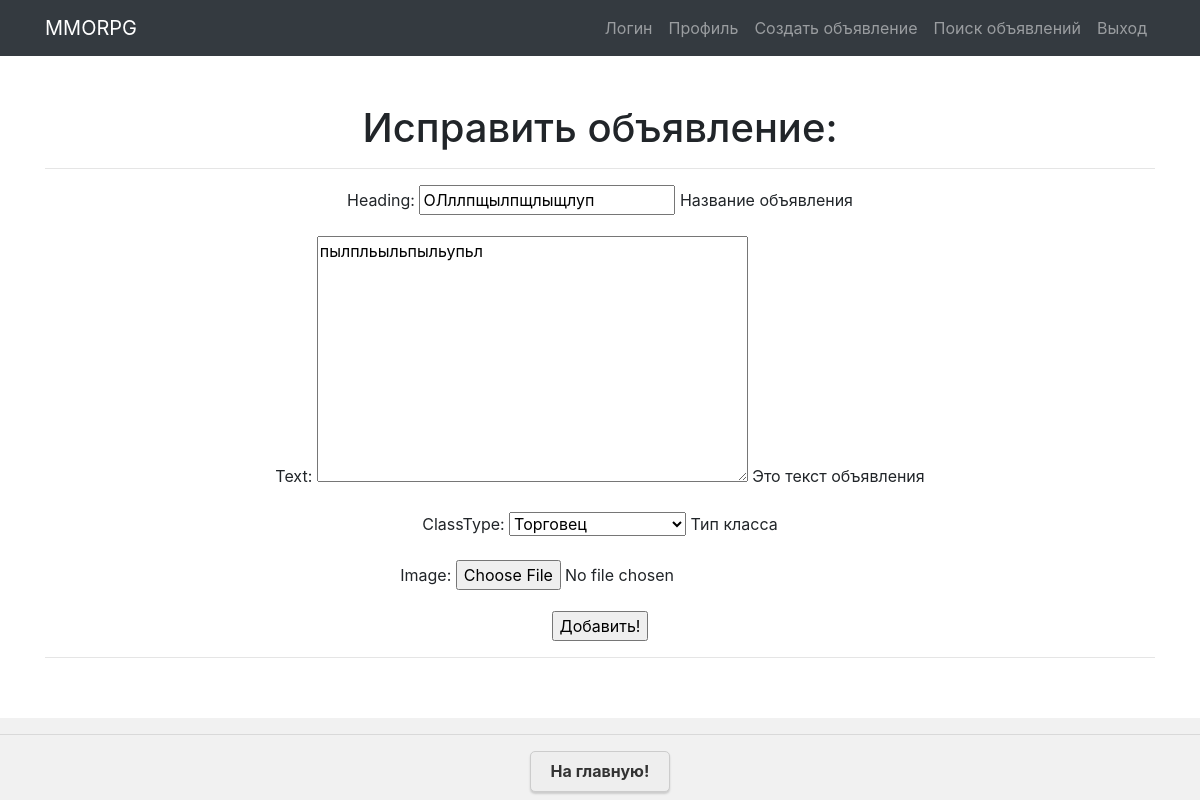
Page /23/update/ on the committed database.
### appmmo/models.py (models this page shows, shortened)
class Advertisement(models.Model):
    tank = 'TK'
    heal = 'HL'
    dd = 'DD'
    trader = 'TD'
    guild_masters = 'GM'
    quest_giver = 'KG'
    blacksmith = 'BS'
    the_tanner = 'TR'
    potions_master = 'PM'
    master_of_spells = 'SP'
    CATEGORY_CHOIESES = (
        (tank, ('Танки')),
        (heal, ('Хилы')),
        (dd, ('ДД')),
        (trader, ('Торговец')),
        (guild_masters, ('Гилдмастер')),
        (quest_giver, ('Квестгивер')),
        (blacksmith, ('Кузнец')),
        (the_tanner, ('Кожевник')),
        (potions_master, ('Зельевар')),
        (master_of_spells, ('Мастер заклинаний')),
    )
    author = models.ForeignKey(User, on_delete=models.CASCADE)
    heading = models.CharField(max_length=128, help_text=('Название объявления'))
    text = models.TextField(help_text=('Это текст объявления'))
    classType = models.CharField(max_length=2, choices=CATEGORY_CHOIESES, help_text=('Тип класса'))
    image = models.ImageField(max_length=255,  upload_to=user_directory_path, null=True, blank=True)
    dateCreation = models.DateTimeField(auto_now_add=True)

### appmmo/views.py (the view)
# urls.py: path('<int:pk>/update/', UpdateAdvertisement.as_view(), name='advertisement_update'),
class UpdateAdvertisement(UpdateView):
    form_class = AdvertisementForm
    model = Advertisement
    template_name = 'UpdateAdvertisement.html'

### appmmo/forms.py
class AdvertisementForm(forms.ModelForm):
    class Meta:
        model = Advertisement
        fields = ['heading', 'text', 'classType', 'image']

### templates/UpdateAdvertisement.html (shortened to what this page needs)
{% extends 'flatpages/default.html' %}
{% block content %}
<h1> Исправить объявление: </h1>
<hr>
<form action="" method="post" enctype="multipart/form-data">
    {{ form.as_p }}
    <input type="submit" value="Добавить!"  />
</form>
<hr>
    <div class="bottom">
  <hr>
  <h6><a href="/" class="button">На главную!</a></h6>
</div>
{% endblock content %}

### templates/UpdateAdvertisement.html (style rules this page uses)
.bottom { position: fixed; left: 0; bottom: 0; width: 100%; background-color: #f1f1f1; text-align: center; }
a.button { display: inline-block; border: 1px solid #ccc; background-color: #eee; color: #333; padding: 10px 20px; text-decoration: none; font-size: 16px; font-weight: bold; border-radius: 5px; box-shadow: 0px 2px 2px #ccc; }

### rows in the picture
Advertisement: heading "ОЛллпщылпщлыщлуп", text "пылпльыльпыльупьл", classType "Торговец"
